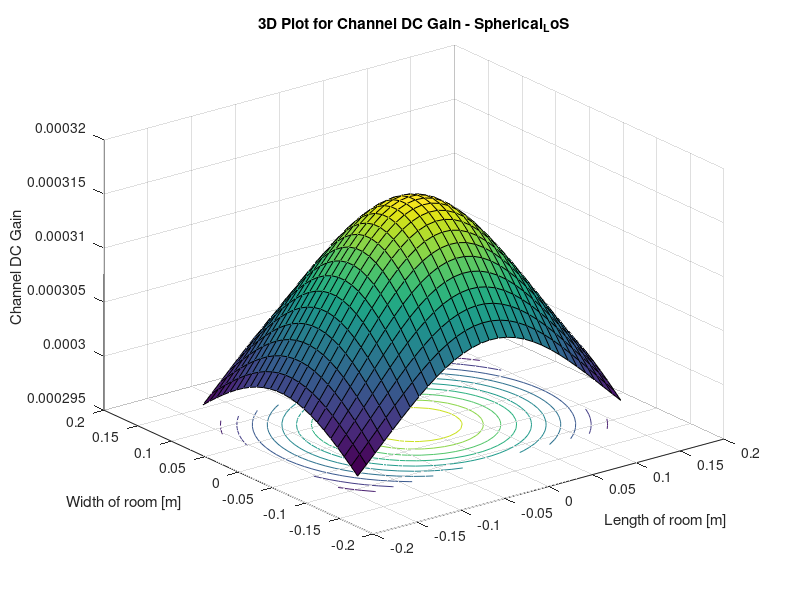
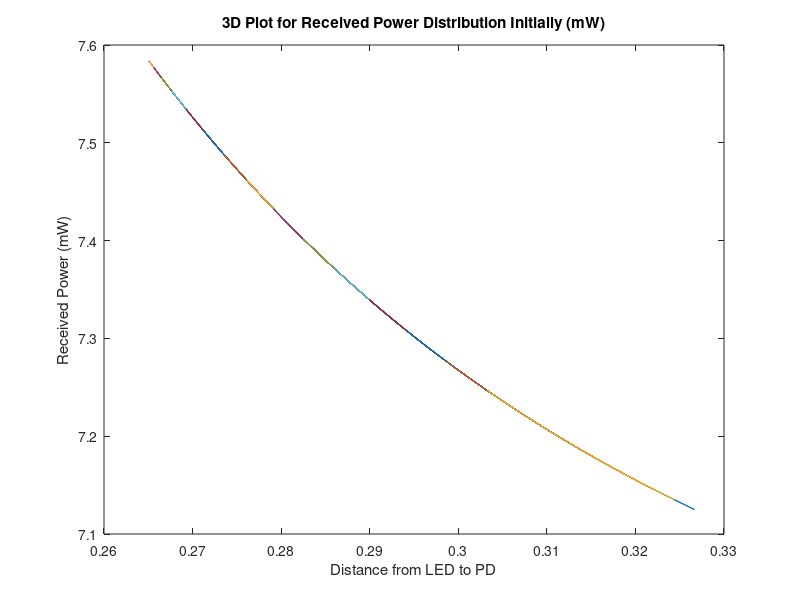
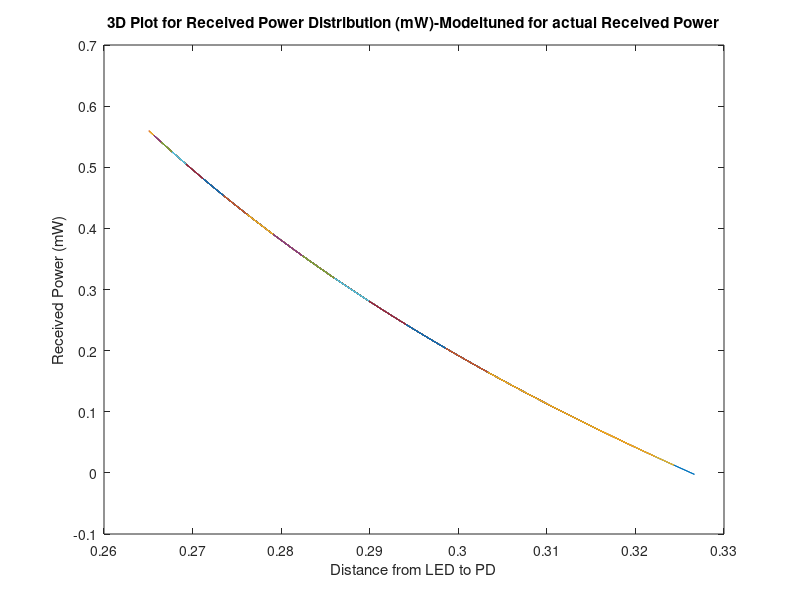

Source code (MATLAB) for these figures, in order:
%Parameters
phi = 60;
m=- log(2)/log(cosd(phi));
P_LED= 24000;
Arx= 7.45E-6;
Ts= 1;
%index= 1.5;
FOV= 55;
Ar=2.2E-6;
p=0.9;
Aroom=0.07015;

G_Con= 1;

lx=0.305; ly=0.23; lz=0.265;
h=lz;
[XT,YT]= meshgrid(0,0);

Nx = lx*100; Ny= ly*100;
x=-lx/2:lx/Nx:lx/2;
y=-ly/2:ly/Ny:ly/2;
[XR, YR] = meshgrid(x, y); 
D= sqrt((XR-XT).^2+ (YR-YT).^2+h^2);
cos_irradiance_angle = h./D; 
cos_incidence_angle = h./D;

HLOS=((m+1)*Arx*(cos_irradiance_angle.^m).*Ts.*G_Con.*cos_incidence_angle)./(2*pi.*D.^2);
Hdiff=(Ar*p)/(Aroom*(1-p));
Htotal=(HLOS+Hdiff);
P_rx=P_LED.*Htotal;
P_rx(find(abs(acosd(cos_incidence_angle))> FOV)) = 0; 
P_rx_initial =P_rx;
%P_rx_final =P_rx - (65.3-735.*D+3532.*(D.^(2))-7641.*(D.^(3))+6245.*(D.^(4)));
%P_rx_final =P_rx - (5.79+12.5.*D-46.6.*(D.^(2))+63.9.*(D.^(3)));
P_rx_final =P_rx - (7.24-2.84.*D+7.64.*(D.^(2)));
%P_rx_final =P_rx - (1.48.*D+6.63);
%P_rx_dBm=(10*log10(P_rx));

figure(1)
surfc(x,y,Htotal);
xlabel('Length of room [m]')
ylabel('Width of room [m]' )
zlabel('Channel DC Gain' )
hold on
title('3D Plot for Channel DC Gain - Spherical_LoS' )

figure(2)
plot(D,P_rx_initial)
xlabel('Distance from LED to PD')
ylabel('Received Power (mW)')
title('3D Plot for Received Power Distribution Initially (mW)' ) 

figure(3)
plot(D,P_rx_final)
xlabel('Distance from LED to PD')
ylabel('Received Power (mW)')
title('3D Plot for Received Power Distribution (mW)-Modeltuned for actual Received Power' )
